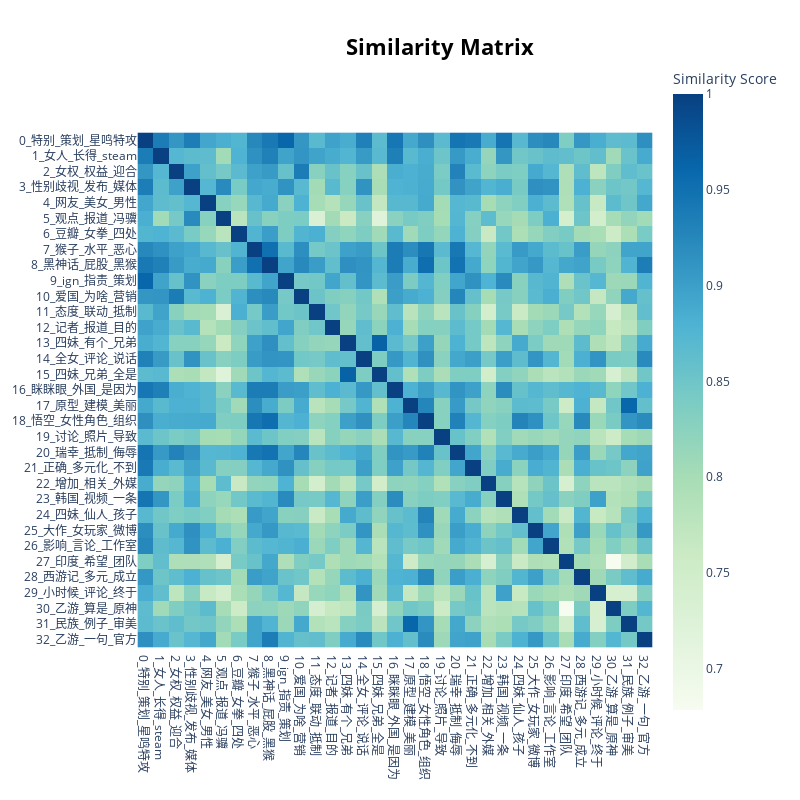

The notebook cell saved with this chart:
### Markdown cell above
## 4-4 主题相似度热图 Topic Similarity Heatmap

### Code cell
fig_heatmap = best_topic_model.visualize_heatmap()
fig_heatmap_filename = f"topic_heatmap_auto_{suffix}.html"
fig_heatmap.write_html(fig_heatmap_filename)
print(f"自动聚类后的主题相似度热图已保存为 {fig_heatmap_filename}")
fig_heatmap.show()

### Figure 1 — Plotly figure (JSON) as saved in the notebook; plotly's stock layout.template omitted (floating-point values rounded to 4 significant figures; data arrays with more than 128 entries replaced by an {"elided": "..."} marker saying what was removed)
{"data": [{"coloraxis": "coloraxis", "hovertemplate": "x: %{x}<br>y: %{y}<br>Similarity Score: %{z}<extra></extra>", "name": "0", "type": "heatmap", "x": ["0_特别_策划_星鸣特攻", "1_女人_长得_steam", "2_女权_权益_迎合", "3_性别歧视_发布_媒体", "4_网友_美女_男性", "5_观点_报道_冯骥", "6_豆瓣_女拳_四处", "7_猴子_水平_恶心", "8_黑神话_屁股_黑猴", "9_ign_指责_策划", "10_爱国_为啥_营销", "11_态度_联动_抵制", "12_记者_报道_目的", "13_四妹_有个_兄弟", "14_全女_评论_说话", "15_四妹_兄弟_全是", "16_眯眯眼_外国_是因为", "17_原型_建模_美丽", "18_悟空_女性角色_组织", "19_讨论_照片_导致", "20_瑞幸_抵制_侮辱", "21_正确_多元化_不到", "22_增加_相关_外媒", "23_韩国_视频_一条", "24_四妹_仙人_孩子", "25_大作_女玩家_微博", "26_影响_言论_工作室", "27_印度_希望_团队", "28_西游记_多元_成立", "29_小时候_评论_终于", "30_乙游_算是_原神", "31_民族_例子_审美", "32_乙游_一句_官方"], "xaxis": "x", "y": ["0_特别_策划_星鸣特攻", "1_女人_长得_steam", "2_女权_权益_迎合", "3_性别歧视_发布_媒体", "4_网友_美女_男性", "5_观点_报道_冯骥", "6_豆瓣_女拳_四处", "7_猴子_水平_恶心", "8_黑神话_屁股_黑猴", "9_ign_指责_策划", "10_爱国_为啥_营销", "11_态度_联动_抵制", "12_记者_报道_目的", "13_四妹_有个_兄弟", "14_全女_评论_说话", "15_四妹_兄弟_全是", "16_眯眯眼_外国_是因为", "17_原型_建模_美丽", "18_悟空_女性角色_组织", "19_讨论_照片_导致", "20_瑞幸_抵制_侮辱", "21_正确_多元化_不到", "22_增加_相关_外媒", "23_韩国_视频_一条", "24_四妹_仙人_孩子", "25_大作_女玩家_微博", "26_影响_言论_工作室", "27_印度_希望_团队", "28_西游记_多元_成立", "29_小时候_评论_终于", "30_乙游_算是_原神", "31_民族_例子_审美", "32_乙游_一句_官方"], "yaxis": "y", "z": {"elided": "33x33 float values"}}], "layout": {"coloraxis": {"colorbar": {"title": {"text": "Similarity Score"}}, "colorscale": [[0, "rgb(247,252,240)"], [0.125, "rgb(224,243,219)"], [0.25, "rgb(204,235,197)"], [0.375, "rgb(168,221,181)"], [0.5, "rgb(123,204,196)"], [0.625, "rgb(78,179,211)"], [0.75, "rgb(43,140,190)"], [0.875, "rgb(8,104,172)"], [1, "rgb(8,64,129)"]]}, "height": 800, "hoverlabel": {"bgcolor": "white", "font": {"family": "Rockwell", "size": 16}}, "legend": {"title": {"text": "Trend"}}, "margin": {"t": 60}, "showlegend": true, "title": {"font": {"color": "Black", "size": 22}, "text": "<b>Similarity Matrix</b>", "x": 0.55, "xanchor": "center", "y": 0.95, "yanchor": "top"}, "width": 800, "xaxis": {"anchor": "y", "constrain": "domain", "domain": [0, 1], "scaleanchor": "y"}, "yaxis": {"anchor": "x", "autorange": "reversed", "constrain": "domain", "domain": [0, 1]}}}
